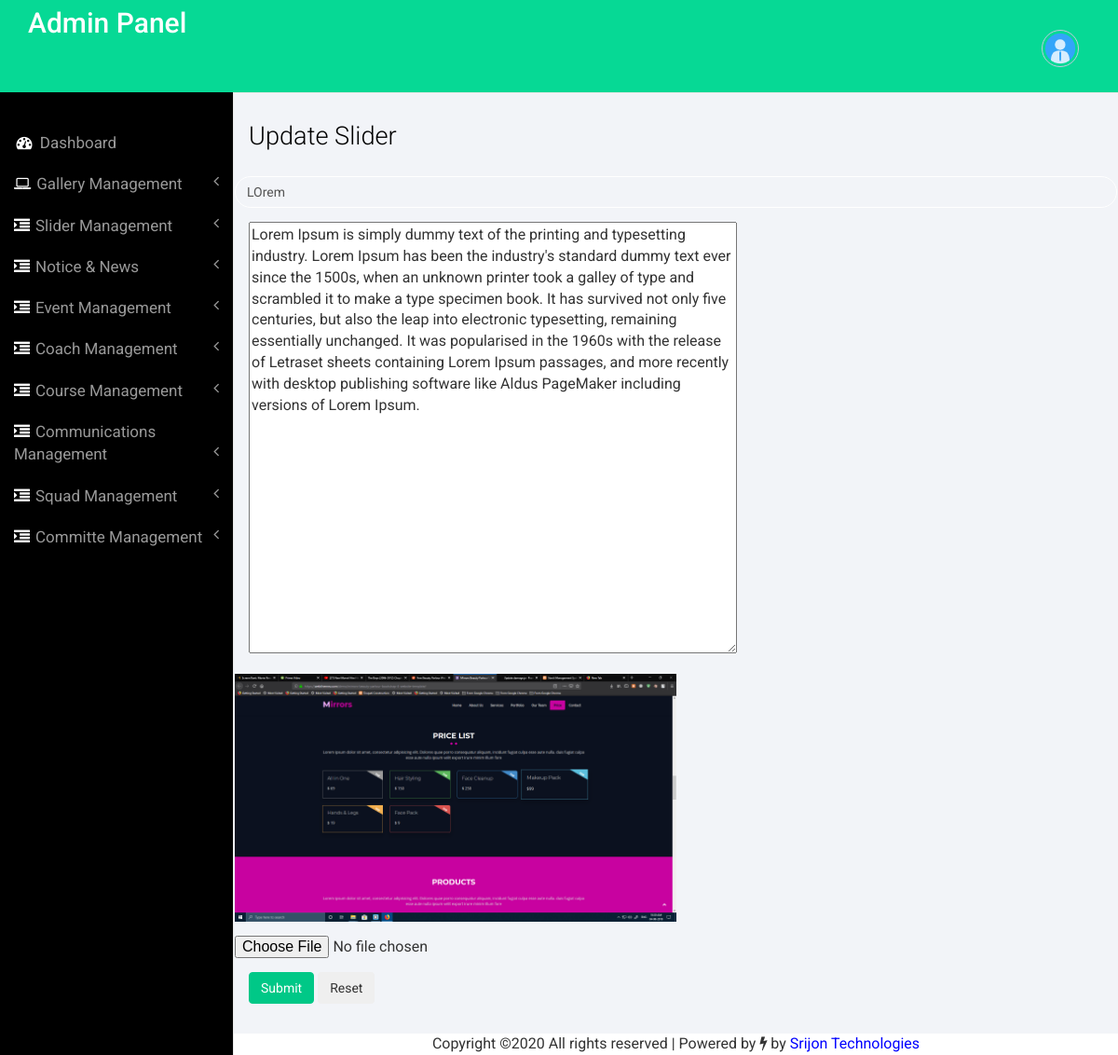
The page /admin/updateslider.php?sid=2 (signed in) on the database its author committed.
### tables this page shows
CREATE TABLE `tbl_slider` (
  `Id` int(10) NOT NULL,
  `text` varchar(255) NOT NULL,
  `description` mediumtext NOT NULL,
  `simage` varchar(255) NOT NULL
);

### admin/updateslider.php (the view, shortened to what this page needs)
<?php
include('includes/config.php');
if(strlen($_SESSION['alogin'])==0)
    {
header('location:dashboard.php');
}
else{
?>
<!DOCTYPE HTML>
<html>
<head>
    <link href="css/bootstrap.min.css" rel='stylesheet' type='text/css' />
    <link href="css/style.css" rel='stylesheet' type='text/css' />
    <link href="css/font-awesome.css" rel="stylesheet">
</head>
<body>
    <div id="wrapper">
        <nav class="top1 navbar navbar-default navbar-static-top" role="navigation" style="margin-bottom: 0">
            <?php include('includes/sidebar.php'); ?>
        </nav>
        <div id="page-wrapper">
            <div class="graphs">
                <div class="xs">
                    <h3>Update Slider</h3>
                    <div class="tab-content">
                        <div class="tab-pane active" id="horizontal-form">
                            <?php
$sid=intval($_GET['sid']);
$sql = "SELECT * from tbl_slider where Id=:sid";
$query = $dbh -> prepare($sql);
$query -> bindParam(':sid', $sid, PDO::PARAM_STR);
$query->execute();
$results=$query->fetchAll(PDO::FETCH_OBJ);
if($query->rowCount() > 0)
{
foreach($results as $result)
{
?>
                            <form class="form-horizontal" method="post" enctype="multipart/form-data">
                            <div class="form-group">
                                    <input type="varchar" class="form-control" name="text" id="text"
                                        value="<?php echo htmlentities($result->text); ?>">
                                </div>
                            <div class="form-group">
                                    <div class="col-sm-8">
                                        <textarea name="description" id="description" cols="60"
                                         rows="20"><?php echo htmlspecialchars_decode(stripslashes($result->description));?>
                                </textarea>
                                    </div>
                                </div>
                                <div class="form-group">
                                    <img src="slider/<?php echo htmlentities($result->simage);?>"
                                        style="width:50%;height:50%;">
                                </div>
                                <div class="form-group">
                                    <input type="file" name="simage" id="simage">
                                </div>
                                <?php }} ?>
                                <button type="submit" name="submit" class="btn btn-primary">Submit</button>
                                <button type="reset" class="btn-inverse btn">Reset</button>
                            </form>
                        </div>
                    </div>
                </div>
            </div>
            <?php include('includes/copyright.php') ?>
        </div>
    </div>
    <link href="css/custom.css" rel="stylesheet">
</body>
</html>
<?php }
    ?>

### admin/css/style.css (style rules this page uses)
.navbar { min-height: 100px; }
h4, h5, h6, h1, h2, h3 { margin-top: 0; }
html, body { font-family: 'Roboto', sans-serif; font-size: 100%; background:#000; overflow-x: hidden; }
.but_list, .tab-content { margin:1.5em 0 0 0; }
nav.top1.navbar.navbar-default.navbar-static-top { background-color:rgb(6, 217, 149); font-family: 'Roboto', sans-serif; }
.form-control { background: none !important; border: 1px solid #fff !important; border-radius: 20px !important; box-shadow: none !important; }
.graphs { padding: 2em 1em; background: #f2f4f8; font-family: 'Roboto', sans-serif; }
.xs h3, .widget_head { color:#000; font-size:1.7em; font-weight:300; margin-bottom: 1em; }
.tab-content > .active { display: block; visibility: visible; }
.btn-primary { background-color: rgb(0, 200, 135) !important; border-color: rgb(0, 200, 135) !important; color: #fff; }

### admin/css/custom.css (style rules this page uses)
#wrapper { width: 100%; }
#page-wrapper { min-height: 568px; background-color: #fff; }
@media (min-width:768px) { #page-wrapper { position: inherit; margin: 0 0 0 250px; border-left: 1px solid #e7e7e7; } }

### rows shown on the page
tbl_slider: text "LOrem", description "Lorem Ipsum is simply dummy text of the printing and typesetting industry. Lorem Ipsum has been the industry's standard dummy text ever since the 1500s, when an unknown printer took a galley of type and scrambled it to make a type specimen book. It has survived not only five centuries, but also the leap into electronic typesetting, remaining essentially unchanged. It was popularised in the 1960s with the release of Letraset sheets containing Lorem Ipsum passages, and more recently with desktop publishing software like Aldus PageMaker including versions of Lorem Ipsum.", simage (picture)
